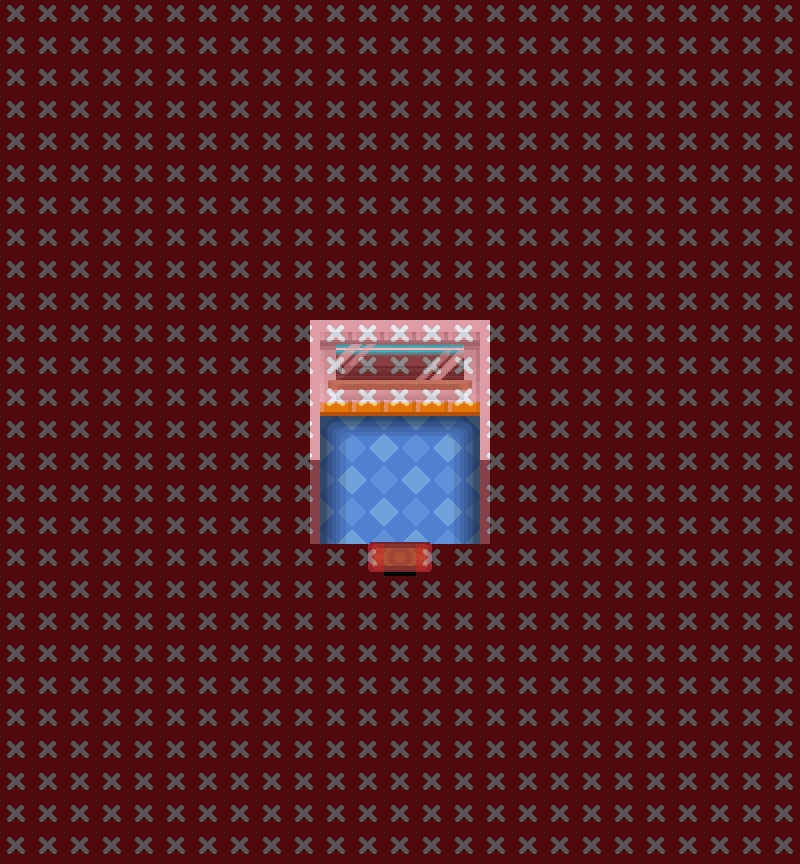

This game map was drawn from its Tiled (.tmx) file and the tilesets committed beside it. A one-line description and the trimmed map source follow:
An orthogonal 25x27 tile map with 32x32 px tiles, 18 tile layers (▬_Bld_input, Floor_A_1, Floor_B_1, Shadow_A_1, ...), 1 hidden layer not drawn, 3 tilesets.

<map version="1.10" tiledversion="1.10.2" orientation="orthogonal" renderorder="right-down" compressionlevel="0" width="25" height="27" tilewidth="32" tileheight="32" infinite="0" nextlayerid="212" nextobjectid="1">
 <tileset firstgid="1" source="../Tilesets/passages.tsx" />
 <tileset firstgid="145" source="../Tilesets/TECH-Elevator.tsx" />
 <tileset firstgid="215" source="../Tilesets/interiors.tsx" />
 <layer id="71" name="▬_Bld_input" width="25" height="27">
  <data>[675 cells, 0 non-empty, 0 distinct tile ids]</data>
 </layer>
 <layer id="205" name="Floor_A_1" width="25" height="27">
  <data>[675 cells, 20 non-empty, 4 distinct tile ids]</data>
 </layer>
 <layer id="206" name="Floor_B_1" width="25" height="27">
  <data>[675 cells, 6 non-empty, 6 distinct tile ids]</data>
 </layer>
 <layer id="207" name="Shadow_A_1" width="25" height="27">
  <data>[675 cells, 11 non-empty, 5 distinct tile ids]</data>
 </layer>
 <layer id="208" name="Wall_A_1" width="25" height="27">
  <data>[675 cells, 15 non-empty, 3 distinct tile ids]</data>
 </layer>
 <layer id="210" name="Wall_B_1" width="25" height="27">
  <data>[675 cells, 10 non-empty, 6 distinct tile ids]</data>
 </layer>
 <layer id="43" name="Assets_A_1" width="25" height="27">
  <data>[675 cells, 10 non-empty, 10 distinct tile ids]</data>
 </layer>
 <layer id="44" name="Assets_B_1" width="25" height="27">
  <data>[675 cells, 0 non-empty, 0 distinct tile ids]</data>
 </layer>
 <layer id="175" name="Assets_C_1" width="25" height="27">
  <data>[675 cells, 0 non-empty, 0 distinct tile ids]</data>
 </layer>
 <layer id="211" name="Assets_D_1" width="25" height="27">
  <data>[675 cells, 0 non-empty, 0 distinct tile ids]</data>
 </layer>
 <group id="4" name="Z=0" />
 <layer id="45" name="Assets_A_2" width="25" height="27">
  <data>[675 cells, 0 non-empty, 0 distinct tile ids]</data>
 </layer>
 <layer id="62" name="Assets_B_2" width="25" height="27">
  <data>[675 cells, 0 non-empty, 0 distinct tile ids]</data>
 </layer>
 <group id="3" name="Z=1" />
 <layer id="63" name="Assets_A_3" width="25" height="27">
  <data>[675 cells, 0 non-empty, 0 distinct tile ids]</data>
 </layer>
 <layer id="64" name="Assets_B_3" width="25" height="27">
  <data>[675 cells, 0 non-empty, 0 distinct tile ids]</data>
 </layer>
 <group id="2" name="Z=2" />
 <layer id="199" name="Assets_4" width="25" height="27">
  <data>[675 cells, 0 non-empty, 0 distinct tile ids]</data>
 </layer>
 <group id="48" name="Z=3" />
 <layer id="61" name="Assets_5" width="25" height="27">
  <data>[675 cells, 0 non-empty, 0 distinct tile ids]</data>
 </layer>
 <layer id="209" name="Black_5" width="25" height="27">
  <data>[675 cells, 637 non-empty, 9 distinct tile ids]</data>
 </layer>
 <group id="49" name="Z=4" />
 <layer id="15" name="passages" width="25" height="27" opacity="0.34">
  <data>[675 cells, 654 non-empty, 1 distinct tile ids]</data>
 </layer>
 <layer id="1" name="Borders" width="25" height="27" visible="0">
  <data>[675 cells, 0 non-empty, 0 distinct tile ids]</data>
 </layer>
</map>
